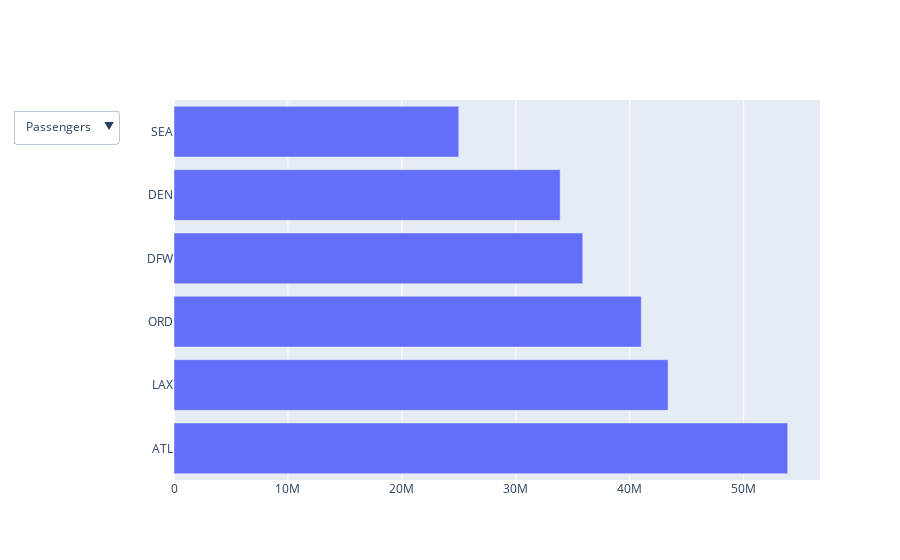

Notebook source saved alongside this figure:
### Markdown cell above
#### Plot the busiest airports as bar charts

### Code cell
fig = go.Figure()
fig.add_trace(go.Bar(
            x=top_10_airports_by_flights['flights'],
            y=top_10_airports_by_flights['origin'],
            orientation='h'))
buttons=list([dict(args=[{'x':[top_10_airports_by_flights['flights']],
                         'y':[top_10_airports_by_flights['origin']]}, [0]],                   
                   label="Flights",
                   method="restyle"
                ),
                dict(args=[{'x':[top_10_airports_by_passengers['total_passengers']],
                           'y': [top_10_airports_by_passengers['origin']]}, [0]],                 
                   label="Passengers",
                   method="restyle"
                )
            ])
fig.update_layout(
    updatemenus=[
        go.layout.Updatemenu(
            buttons=buttons,
            direction="down",
            pad={"r": 10, "t": 10},
            showactive=True,
            x=-0.25,
            xanchor="left",
            y=1,
            yanchor="top"
        )
    ]
)

fig.show()

### Figure 1 — Plotly figure (JSON) as saved in the notebook; plotly's stock layout.template omitted (floating-point values rounded to 4 significant figures)
{"data": [{"orientation": "h", "type": "bar", "x": [53862700, 43362936, 41009603, 35873581, 33891355, 31127957, 27872098, 24994731, 24788798, 24786545], "y": ["ATL", "LAX", "ORD", "DFW", "DEN", null, null, "SEA", null, null]}], "layout": {"autosize": true, "updatemenus": [{"active": 1, "buttons": [{"args": [{"x": [[49579, 49052, 38135, 35327, 31991, 30828, 23756, 22271, 21912, 21893]], "y": [["ORD", "ATL", "DFW", "DEN", "CLT", "LAX", "SEA", "IAH", "DTW", "PHX"]]}, [0]], "label": "Flights", "method": "restyle"}, {"args": [{"x": [[53862700, 43362936, 41009603, 35873581, 33891355, 31127957, 27872098, 24994731, 24788798, 24786545]], "y": [["ATL", "LAX", "ORD", "DFW", "DEN", null, null, "SEA", null, null]]}, [0]], "label": "Passengers", "method": "restyle"}], "direction": "down", "pad": {"r": 10, "t": 10}, "showactive": true, "x": -0.25, "xanchor": "left", "y": 1, "yanchor": "top"}], "xaxis": {"autorange": true, "range": [0, 56700000.0], "type": "linear"}, "yaxis": {"autorange": true, "range": [-0.5, 5.5], "type": "category"}}}
